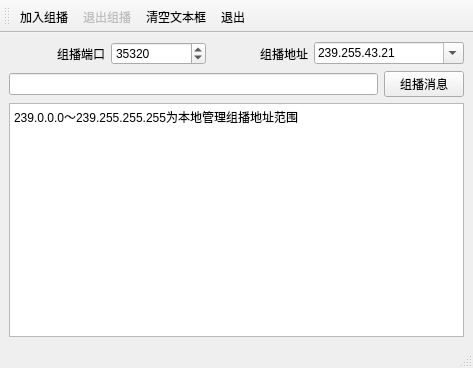
<?xml version="1.0" encoding="UTF-8"?>
<ui version="4.0">
 <class>MainWindow</class>
 <widget class="QMainWindow" name="MainWindow">
  <property name="geometry">
   <rect>
    <x>0</x>
    <y>0</y>
    <width>473</width>
    <height>368</height>
   </rect>
  </property>
  <property name="windowTitle">
   <string>MainWindow</string>
  </property>
  <widget class="QWidget" name="centralwidget">
   <layout class="QGridLayout" name="gridLayout">
    <item row="0" column="0">
     <layout class="QHBoxLayout" name="horizontalLayout">
      <item>
       <widget class="QLabel" name="label">
        <property name="text">
         <string>组播端口</string>
        </property>
        <property name="alignment">
         <set>Qt::AlignRight|Qt::AlignTrailing|Qt::AlignVCenter</set>
        </property>
       </widget>
      </item>
      <item>
       <widget class="QSpinBox" name="spinPort">
        <property name="minimum">
         <number>1</number>
        </property>
        <property name="maximum">
         <number>65535</number>
        </property>
        <property name="value">
         <number>35320</number>
        </property>
       </widget>
      </item>
      <item>
       <widget class="QLabel" name="label_3">
        <property name="text">
         <string>组播地址</string>
        </property>
        <property name="alignment">
         <set>Qt::AlignRight|Qt::AlignTrailing|Qt::AlignVCenter</set>
        </property>
       </widget>
      </item>
      <item>
       <widget class="QComboBox" name="comboIP">
        <property name="minimumSize">
         <size>
          <width>150</width>
          <height>0</height>
         </size>
        </property>
        <property name="editable">
         <bool>true</bool>
        </property>
        <property name="duplicatesEnabled">
         <bool>false</bool>
        </property>
        <item>
         <property name="text">
          <string>239.255.43.21</string>
         </property>
        </item>
        <item>
         <property name="text">
          <string>239.255.100.1</string>
         </property>
        </item>
        <item>
         <property name="text">
          <string>239.255.255.100</string>
         </property>
        </item>
       </widget>
      </item>
     </layout>
    </item>
    <item row="1" column="0">
     <layout class="QHBoxLayout" name="horizontalLayout_2">
      <item>
       <widget class="QLineEdit" name="editMsg"/>
      </item>
      <item>
       <widget class="QPushButton" name="btnMulticast">
        <property name="text">
         <string>组播消息</string>
        </property>
       </widget>
      </item>
     </layout>
    </item>
    <item row="2" column="0">
     <widget class="QPlainTextEdit" name="plainTextEdit">
      <property name="plainText">
       <string>239.0.0.0～239.255.255.255为本地管理组播地址范围</string>
      </property>
     </widget>
    </item>
   </layout>
  </widget>
  <widget class="QStatusBar" name="statusbar"/>
  <widget class="QToolBar" name="toolBar">
   <property name="windowTitle">
    <string>toolBar</string>
   </property>
   <property name="toolButtonStyle">
    <enum>Qt::ToolButtonTextUnderIcon</enum>
   </property>
   <attribute name="toolBarArea">
    <enum>TopToolBarArea</enum>
   </attribute>
   <attribute name="toolBarBreak">
    <bool>false</bool>
   </attribute>
   <addaction name="actStart"/>
   <addaction name="actStop"/>
   <addaction name="actClear"/>
   <addaction name="actQuit"/>
  </widget>
  <action name="actStart">
   <property name="icon">
    <iconset resource="res.qrc">
     <normaloff>:/images/images/620.bmp</normaloff>:/images/images/620.bmp</iconset>
   </property>
   <property name="text">
    <string>加入组播</string>
   </property>
   <property name="toolTip">
    <string>加入组播</string>
   </property>
  </action>
  <action name="actClear">
   <property name="icon">
    <iconset resource="res.qrc">
     <normaloff>:/images/images/212.bmp</normaloff>:/images/images/212.bmp</iconset>
   </property>
   <property name="text">
    <string>清空文本框</string>
   </property>
   <property name="toolTip">
    <string>清空文本框</string>
   </property>
  </action>
  <action name="actStop">
   <property name="enabled">
    <bool>false</bool>
   </property>
   <property name="icon">
    <iconset resource="res.qrc">
     <normaloff>:/images/images/624.bmp</normaloff>:/images/images/624.bmp</iconset>
   </property>
   <property name="text">
    <string>退出组播</string>
   </property>
   <property name="toolTip">
    <string>退出组播</string>
   </property>
  </action>
  <action name="actQuit">
   <property name="icon">
    <iconset resource="res.qrc">
     <normaloff>:/images/images/132.bmp</normaloff>:/images/images/132.bmp</iconset>
   </property>
   <property name="text">
    <string>退出</string>
   </property>
   <property name="toolTip">
    <string>退出本程序</string>
   </property>
  </action>
  <action name="actHostInfo">
   <property name="icon">
    <iconset resource="res.qrc">
     <normaloff>:/images/images/110.JPG</normaloff>:/images/images/110.JPG</iconset>
   </property>
   <property name="text">
    <string>本机地址</string>
   </property>
   <property name="toolTip">
    <string>获取本机地址</string>
   </property>
  </action>
 </widget>
 <resources>
  <include location="res.qrc"/>
 </resources>
 <connections>
  <connection>
   <sender>actQuit</sender>
   <signal>triggered()</signal>
   <receiver>MainWindow</receiver>
   <slot>close()</slot>
   <hints>
    <hint type="sourcelabel">
     <x>-1</x>
     <y>-1</y>
    </hint>
    <hint type="destinationlabel">
     <x>236</x>
     <y>183</y>
    </hint>
   </hints>
  </connection>
 </connections>
</ui>
